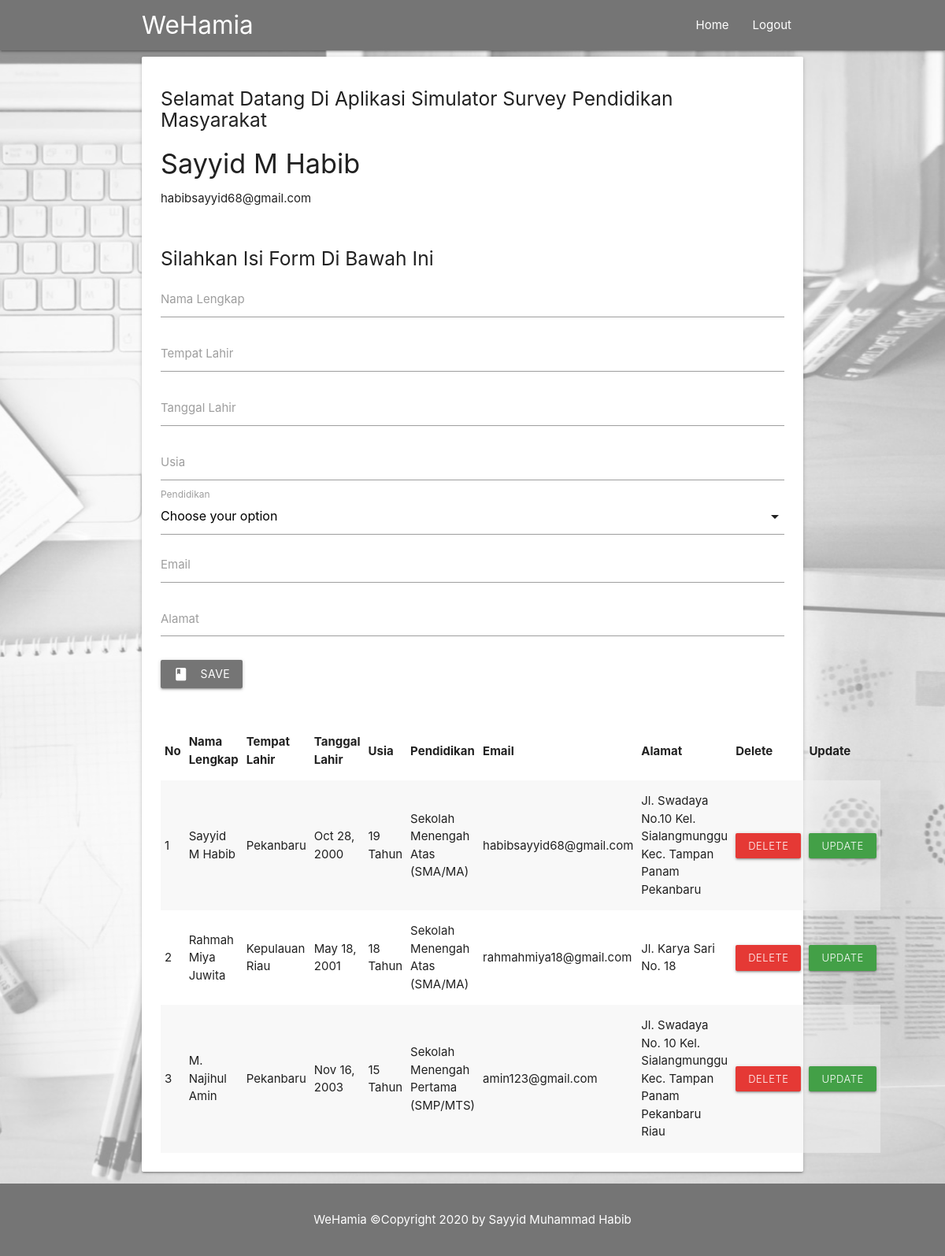
Page /crud/form.php (signed in) on the committed database.
### tables this page shows
CREATE TABLE `person` (
  `id` int(11) NOT NULL AUTO_INCREMENT,
  `name` varchar(50) NOT NULL,
  `tempat_lahir` varchar(50) NOT NULL,
  `tanggal_lahir` varchar(50) NOT NULL,
  `usia` varchar(5) NOT NULL,
  `pendidikan` varchar(50) NOT NULL,
  `email` varchar(50) NOT NULL,
  `alamat` text NOT NULL,
  PRIMARY KEY (`id`)
);

### crud/form.php (the view, shortened to what this page needs)
<!DOCTYPE html>
  <html>
    <head>
      <link type="text/css" rel="stylesheet" href="css/materialize.min.css"  media="screen,projection"/>
      <link rel="stylesheet" type="text/css" href="css/style.css">
    </head>
    <body>
    <div class="navbar-fixed">
        <nav class="#757575 grey darken-1">
          <div class="container">
            <div class="nav-wrapper">
              <a href="../index.php" class="brand-logo">WeHamia</a>
              <ul class="right hide-on-med-and-down">
                <li><a href="../index.php" class="active">Home</a></li>
                <li><a href="../server/server_logout.php" class="active white-text">Logout</a></li>
              </ul>
            </div>
          </div>
        </nav>
      </div>
        <div class="parallax-container">
          <div class="parallax"><img src="img/aleks.jpg"></div>
            <div class="container">
              <div class="card-panel">
              <h5>Selamat Datang Di Aplikasi Simulator Survey Pendidikan Masyarakat</h5>
                    <h4><?php echo  $_SESSION["user"]["name"] ?></h4>
                    <p><?php echo $_SESSION["user"]["email"] ?></p>
                    <form method="POST" action="insert.php">
                            <h5>Silahkan Isi Form Di Bawah Ini</h5>
                            <div class="input-field">
                            <input type="text" name="name" id="name" required class="validate">
                            <label for="name">Nama Lengkap</label>
                            </div>
                            <div class="input-field">
                            <input type="text" name="tempat_lahir" id="tempat_lahir" required class="validate">
                            <label for="tempat_lahir">Tempat Lahir</label>
                            </div>
                            <div class="input-field">
                            <input type="text" class="datepicker" name="tanggal_lahir" id="tanggal_lahir" required class="validate">
                            <label for="tanggal_lahir">Tanggal Lahir</label>
                            </div>
                            <div class="input-field">
                            <input type="text" name="usia" id="usia" required class="validate">
                            <label for="usia">Usia</label>
                            </div>
                            <div class="input-field">
                              <label for="pendidikan">Pendidikan</label>
                            </div>
                            <div class="input-field">
                            <input type="text" name="email" id="email" required class="validate">
                            <label for="email">Email</label>
                            </div>
                            <div class="input-field">
                            <textarea name="alamat" id="alamat" class="materialize-textarea"></textarea>
                            <label for="alamat">Alamat</label>
                            </div>
                            <button type="submit" class="btn grey darken-1" ><i class="material-icons left">book</i>Save</button>
                    </form>
                  <br>
                  <table class="striped responsive-table highlight">
                    <thead>
                      <tr>
                          <th>No</th>
                          <th>Nama Lengkap</th>
                          <th>Tempat Lahir</th>
                          <th>Tanggal Lahir</th>
                          <th>Usia</th>
                          <th>Pendidikan</th>
                          <th>Email</th>
                          <th>Alamat</th>
                          <th>Delete</th>
                          <th>Update</th>
                      </tr>
                    </thead>
                    <tbody>
                    <?php
                      include "database.php";
                      $query = "SELECT *FROM person";
                      $data = $con -> prepare($query);
                      $data -> execute();
                      $no = 1;
                      while ($person = $data -> fetch(PDO :: FETCH_OBJ)){
                    ?>
                      <tr>
                        <td><?php echo $no ?></td>
                        <td><?php echo $person -> name ?></td>
                        <td><?php echo $person -> tempat_lahir ?></td>
                        <td><?php echo $person -> tanggal_lahir ?></td>
                        <td><?php echo $person -> usia ?> Tahun</td>
                        <td><?php echo $person -> pendidikan ?></td>
                        <td><?php echo $person -> email ?></td>
                        <td><?php echo $person -> alamat ?></td>
                        <td><a href="delete.php?id=<?php echo $person -> id ?>" onclick="return confirm('Yakin hapus data?')"><button class="btn-small light red darken-1">
                        Delete
                        </button></a></td>
                        <td><a href="form-update.php?id=<?php echo $person -> id ?>"><button class="btn-small light green darken-1">
                        Update
                        </button></a></td>
                      </tr>
                    <?php
                      $no++;
                    } ?>
                    </tbody>
                  </table>
              </div>
            </div>
        </div>
      <footer class="grey darken-1 center white-text">
        <p>
            WeHamia &copy;Copyright 2020 by <a href="https://instagram.com/sayyidmhabib/" class="active white-text">Sayyid Muhammad Habib</a>
        </p>
      </footer>
    </body>
  </html>

### crud/css/style.css (style rules this page uses)
.parallax-container { height: 50%; }
section, form, footer { padding: 20px 0; }

### rows in the picture
person: name "Sayyid M Habib", tempat_lahir "Pekanbaru", tanggal_lahir "Oct 28, 2000", usia "19", pendidikan "Sekolah Menengah Atas (SMA/MA)", email "habibsayyid68@gmail.com", alamat "Jl. Swadaya No.10 Kel. Sialangmunggu Kec. Tampan Panam Pekanbaru"
person: name "Rahmah Miya Juwita", tempat_lahir "Kepulauan Riau", tanggal_lahir "May 18, 2001", usia "18", pendidikan "Sekolah Menengah Atas (SMA/MA)", email "rahmahmiya18@gmail.com", alamat "Jl. Karya Sari No. 18"
person: name "M. Najihul Amin", tempat_lahir "Pekanbaru", tanggal_lahir "Nov 16, 2003", usia "15", pendidikan "Sekolah Menengah Pertama (SMP/MTS)", email "amin123@gmail.com", alamat "Jl. Swadaya No. 10 Kel. Sialangmunggu Kec. Tampan Panam Pekanbaru Riau"

### other values in the picture
$_SESSION["user"]["name"] "Sayyid M Habib"
$_SESSION["user"]["email"] "habibsayyid68@gmail.com"
